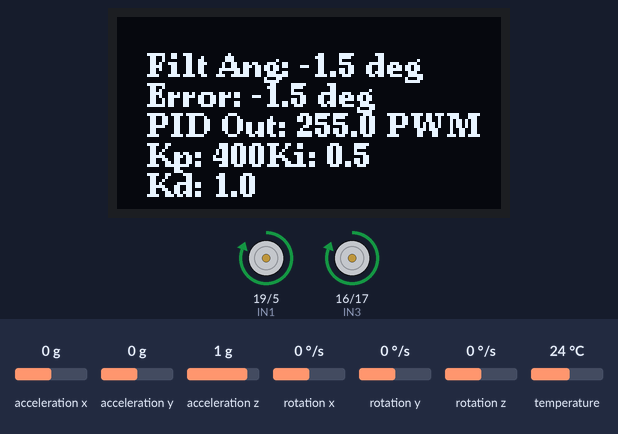
The sketch below on a simulated Arduino Uno, built with avr-gcc and run on an emulated ATmega328P. Parts: 128×64 one-colour display, motor-driver pin pairs drawn as motors (green arrow = first pin HIGH = forward, orange = second pin HIGH = backward, longer = more drive, scaled by the enable pin). The inputs (shaded band) are chosen by the test bench; at power-on: acceleration x 0 g, rotation y 0 °/s, acceleration z 1 g, acceleration y 0 g, rotation x 0 °/s, rotation z 0 °/s, temperature 24 °C. What the sketch prints to the serial monitor is not drawn.

Above: at 1.2 s.
1.3 s: acceleration x set to 0.2 g
At 1.64 s:
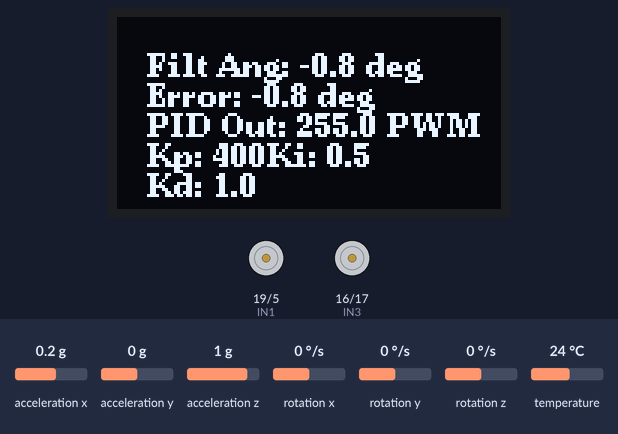
3.5 s: rotation y set to -192 °/s
At 4.9 s:
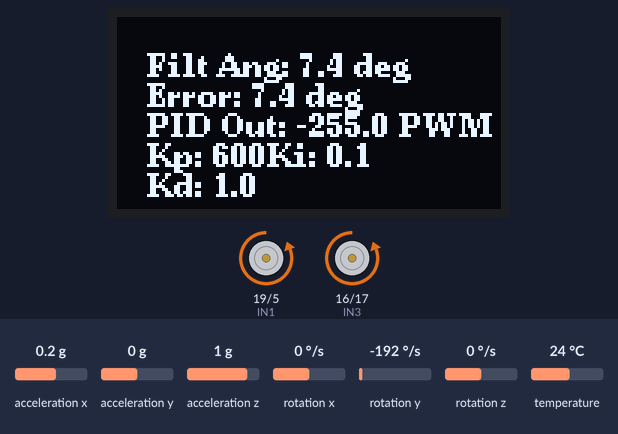
5.4 s: acceleration z set to -1.4 g
At 5.73 s:
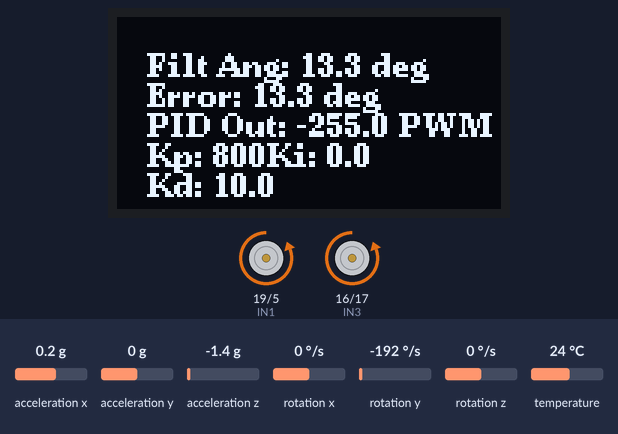
7.1 s: acceleration x set to -1.4 g
At 9.36 s:
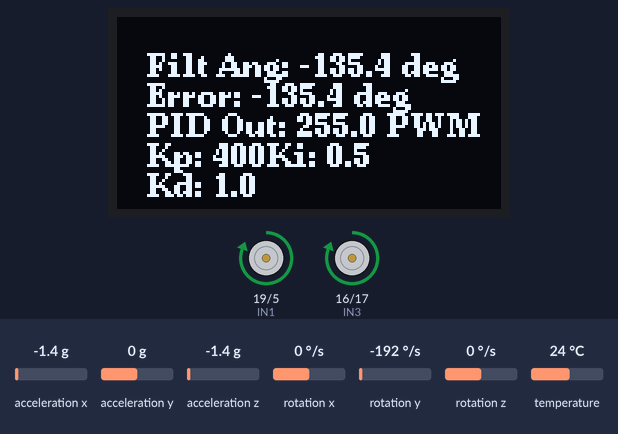
Timing chart, 0 to 9.7 s (numbered marks = the images above; inputs shaded):
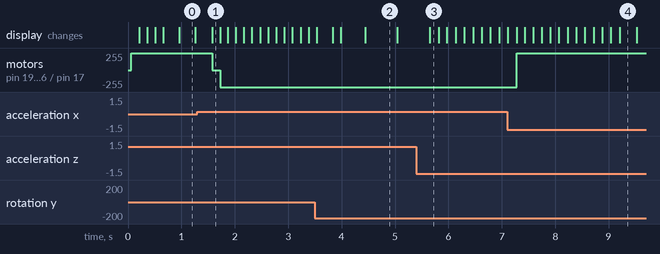

The sketch:

fuzzy.ino
```cpp
#include <Wire.h>
#include <Adafruit_MPU6050.h>
#include <U8g2lib.h>
#include <SimpleKalmanFilter.h> // Thư viện Kalman
#include <PID_v1.h>  // Thêm thư viện PID_v1.h


//////////////////////////////////////////////////////////////////////////////////////////////////////////////////////////////////////////////////////////////////
//////////////////////////////////////////////////////////////////////////////////////////////////////////////////////////////////////////////////////////////////
//////////////////////////////////////////////////////////////////////////////////////////////////////////////////////////////////////////////////////////////////
//////////////////////////////////////////////////////////////////////////////////////////////////////////////////////////////////////////////////////////////////
//////////////////////////////////////////////////////////////////////////////////////////////////////////////////////////////////////////////////////////////////
//////////////////////////////////////////////////////////////////////////////////////////////////////////////////////////////////////////////////////////////////

Adafruit_MPU6050 mpu; // Khởi tạo đối tượng MPU6050

//****************************************************************************************************************************************************************

// Khởi tạo màn hình OLED sử dụng U8g2lib
U8G2_SSD1306_128X64_NONAME_F_HW_I2C u8g2(U8G2_R0, /* reset=*/ U8X8_PIN_NONE, /* clock=*/ 22, /* data=*/ 21);

//****************************************************************************************************************************************************************

//OFFSET của Acc X và Acc Y
float offsetAccX = 0.31;
float offsetAccY = -0.38;
float accX, accY;

//****************************************************************************************************************************************************************

// Biến để tính toán thời gian trôi qua
unsigned long lastTime = 0;  // Thời gian của lần đọc trước
float dt = 0.0;  // Thời gian trôi qua (delta time)

//****************************************************************************************************************************************************************
//setpoint
double OGN_setpoint = 0;  // Góc hiện tại và góc mong muốn
double setpoint = OGN_setpoint;  // Góc hiện tại và góc mong muốn
double Error;

//****************************************************************************************************************************************************************

// Khai báo các tham số PID
double Kp, Ki , Kd; // 255-17
double input, output;
// Tạo đối tượng PID
PID myPID(&input, &output, &setpoint, Kp, Ki, Kd, DIRECT);

//****************************************************************************************************************************************************************

// Biến tính toán
SimpleKalmanFilter kalmanFilter(2, 2, 0.036); // Khởi tạo Kalman Filter (measurement noise, process noise, dt)
float angleAcc;     // Góc nghiêng tính từ gia tốc kế
float angleGyro = 0; // Góc nghiêng tính từ con quay hồi chuyển
float angleFiltered; // Góc nghiêng sau khi lọc Kalman

//****************************************************************************************************************************************************************

// Khai báo các chân điều khiển động cơ
const int ENA = 18;  // PWM điều khiển tốc độ động cơ 1
const int IN1 = 19;  // Điều khiển chiều quay động cơ 1
const int IN2 = 5;   // Điều khiển chiều quay động cơ 1
const int ENB = 4;   // PWM điều khiển tốc độ động cơ 2
const int IN3 = 16;  // Điều khiển chiều quay động cơ 2
const int IN4 = 17;  // Điều khiển chiều quay động cơ 2

//****************************************************************************************************************************************************************

// Define fuzzy sets for error and change in error
float previousError; // Previous error
float deltaError; // Change in error

//****************************************************************************************************************************************************************

// Fuzzy membership functions (example)
float fuzzyKp(float Error) {
    if (Error > 10) return 800; // High error
    else if (Error > 5) return 600; // Medium error
    else return 400; // Low error
}

float fuzzyKi(float Error) {
    if (Error > 10) return 0; // No integral action
    else if (Error > 5) return 0.1; // Small integral action
    else return 0.5; // Larger integral action
}

float fuzzyKd(float deltaError) {
    if (deltaError > 5) return 10; // High change in error
    else if (deltaError > 2) return 5; // Medium change in error
    else return 1; // Low change in error
}

//////////////////////////////////////////////////////////////////////////////////////////////////////////////////////////////////////////////////////////////////
//////////////////////////////////////////////////////////////////////////////////////////////////////////////////////////////////////////////////////////////////
//////////////////////////////////////////////////////////////////////////////////////////////////////////////////////////////////////////////////////////////////
//////////////////////////////////////////////////////////////////////////////////////////////////////////////////////////////////////////////////////////////////
//////////////////////////////////////////////////////////////////////////////////////////////////////////////////////////////////////////////////////////////////
//////////////////////////////////////////////////////////////////////////////////////////////////////////////////////////////////////////////////////////////////

void setup()
{
    Serial.begin(115200); // Khởi tạo giao tiếp Serial

    // Khởi tạo màn hình OLED
    u8g2.begin();

    // Kiểm tra cảm biến MPU6050
    if (!mpu.begin())
    {
        Serial.println(F("MPU6050 không kết nối"));
        while (1); // Dừng chương trình nếu không kết nối được với MPU6050
    }

    u8g2.clearBuffer();
    u8g2.setFont(u8g2_font_ncenB08_tr);
    u8g2.sendBuffer();

    lastTime = millis(); // Khởi tạo thời gian ban đầu

    // Khởi tạo chân điều khiển động cơ
    pinMode(ENA, OUTPUT);
    pinMode(IN1, OUTPUT);
    pinMode(IN2, OUTPUT);
    pinMode(ENB, OUTPUT);
    pinMode(IN3, OUTPUT);
    pinMode(IN4, OUTPUT);
    analogWrite(ENA, 0);
    analogWrite(ENB, 0);

    // Khởi tạo PID
    myPID.SetMode(AUTOMATIC);
    myPID.SetSampleTime(dt);
    myPID.SetOutputLimits(-255, 255);  // Giới hạn tốc độ động cơ trong khoảng -255 đến 255
}

//////////////////////////////////////////////////////////////////////////////////////////////////////////////////////////////////////////////////////////////////
//////////////////////////////////////////////////////////////////////////////////////////////////////////////////////////////////////////////////////////////////
//////////////////////////////////////////////////////////////////////////////////////////////////////////////////////////////////////////////////////////////////
//////////////////////////////////////////////////////////////////////////////////////////////////////////////////////////////////////////////////////////////////
//////////////////////////////////////////////////////////////////////////////////////////////////////////////////////////////////////////////////////////////////
//////////////////////////////////////////////////////////////////////////////////////////////////////////////////////////////////////////////////////////////////

void readMPU6050(sensors_event_t &a, sensors_event_t &g, sensors_event_t &temp)
{
    mpu.getEvent(&a, &g, &temp);  // Đọc dữ liệu cảm biến

    accX = a.acceleration.x - offsetAccX;


    // Tính góc từ gia tốc kế và con quay hồi chuyển
    angleAcc = atan2(accX, a.acceleration.z) * 180.0 / PI;  // Góc từ gia tốc kế

    float gyroRate = g.gyro.y * 180 / PI;


    static float lastAngle;
    float angle = 0.2 * (lastAngle + gyroRate * 0.036) + 0.8 * angleAcc;
    lastAngle = angle;


    // Lọc góc bằng Kalman Filter
    angleFiltered = kalmanFilter.updateEstimate(angle);  // Sử dụng phương thức updateEstimate() của Kalman Filter

    // Cập nhật đầu vào PID (góc hiện tại)
    input = angleFiltered;
    Error = angleFiltered - setpoint;

    // In ra giá trị của input, output, và setpoint để kiểm tra
    Serial.print("\nInput: "); Serial.print(input);
    Serial.print("\nSetpoint: "); Serial.print(setpoint);
    Serial.print("\nError: "); Serial.print(Error);
}

//////////////////////////////////////////////////////////////////////////////////////////////////////////////////////////////////////////////////////////////////

void displayDataOnOLED()
{
    u8g2.clearBuffer(); // Xóa bộ đệm màn hình

    // Hiển thị góc nghiêng sau khi lọc


    // Hiển thị góc từ các nguồn
    u8g2.setCursor(10, 100);
    u8g2.print(F("Acc Ang: "));
    u8g2.print(angleAcc, 1);
    u8g2.print(F(" deg"));

    u8g2.setCursor(10, 20);
    u8g2.print(F("Filt Ang: "));
    u8g2.print(angleFiltered, 1);
    u8g2.print(F(" deg"));

    u8g2.setCursor(10, 30);
    u8g2.print(F("Error: "));
    u8g2.print(Error, 1);
    u8g2.print(F(" deg"));

    u8g2.setCursor(10, 40);
    u8g2.print(F("PID Out: "));
    u8g2.print(output, 1);
    u8g2.print(F(" PWM"));


    u8g2.setCursor(10, 50);
    u8g2.print(F("Kp: "));
    u8g2.print(Kp, 1);

    u8g2.setCursor(50, 50);
    u8g2.print(F("Ki: "));
    u8g2.print(Ki, 1);

    u8g2.setCursor(10, 60);
    u8g2.print(F("Kd: "));
    u8g2.print(Kd, 1);

    u8g2.sendBuffer(); // Cập nhật màn hình
}

//////////////////////////////////////////////////////////////////////////////////////////////////////////////////////////////////////////////////////////////////

void displayDataOnSerial()
{
    Serial.print("Filtered Angle: ");
    Serial.print(angleFiltered);
    Serial.println(" deg");

    Serial.print("Acc Angle: ");
    Serial.print(angleAcc);
    Serial.println(" deg");

}

//////////////////////////////////////////////////////////////////////////////////////////////////////////////////////////////////////////////////////////////////

// Hàm tính toán PID và điều khiển động cơ
void computePID() {


    // Calculate the change in error
    deltaError = Error - previousError;

    // Adjust PID parameters using fuzzy logic
    Kp = fuzzyKp(Error);
    Ki = fuzzyKi(Error);
    Kd = fuzzyKd(deltaError);

    // Update the PID controller with new parameters
    myPID.SetTunings(Kp, Ki, Kd);

    // Compute the PID output
    myPID.Compute();

    // Update previous error for the next iteration
    previousError = Error;
}
//////////////////////////////////////////////////////////////////////////////////////////////////////////////////////////////////////////////////////////////////
// Hàm điều khiển động cơ
void control() {
  // In ra giá trị PID output
  Serial.print("PID Output: "); Serial.println(output);

  if (output > 0) {
    analogWrite(ENA, output);
    digitalWrite(IN1, HIGH);
    digitalWrite(IN2, LOW);

    analogWrite(ENB, output);
    digitalWrite(IN3, HIGH);
    digitalWrite(IN4, LOW);
  } else {
    analogWrite(ENA, -output);
    digitalWrite(IN1, LOW);
    digitalWrite(IN2, HIGH);

    analogWrite(ENB, -output);
    digitalWrite(IN3, LOW);
    digitalWrite(IN4, HIGH);
  }

}

//////////////////////////////////////////////////////////////////////////////////////////////////////////////////////////////////////////////////////////////////
//////////////////////////////////////////////////////////////////////////////////////////////////////////////////////////////////////////////////////////////////
//////////////////////////////////////////////////////////////////////////////////////////////////////////////////////////////////////////////////////////////////
//////////////////////////////////////////////////////////////////////////////////////////////////////////////////////////////////////////////////////////////////
//////////////////////////////////////////////////////////////////////////////////////////////////////////////////////////////////////////////////////////////////
//////////////////////////////////////////////////////////////////////////////////////////////////////////////////////////////////////////////////////////////////

void loop()
{
    unsigned long currentMillis = millis();
    dt = (currentMillis - lastTime); // Tính toán thời gian trôi qua (s)

    sensors_event_t a, g, temp;

    // Gọi các hàm để thực hiện các nhiệm vụ cụ thể
    readMPU6050(a, g, temp);      // Đọc dữ liệu cảm biến và tính toán góc
    Serial.print("X: "); Serial.print(a.acceleration.x); Serial.print(" m/s^2 ");
    Serial.print("\ndt: "); Serial.print(dt); Serial.print(" ms \n");
    computePID();  // Tính toán PID và điều khiển động cơ
    control();
    displayDataOnOLED();          // Hiển thị dữ liệu lên OLED
    displayDataOnSerial();        // Hiển thị dữ liệu lên Serial

    lastTime = currentMillis; // Cập nhật thời gian đọc mới nhất

}
```

Measured:
- the behaviour switches between 0 and 0.1 g on acceleration x (found by bisection; images 0 and 1)
- after the input at 1.3 s, motor on pin 19 (IN1) / pin 5 (IN2), motor on pin 16 (IN3) / pin 17 (IN4): forward 255/255 → stopped after 0.27 s, → backward 255/255 0.15 s later; the display: changes after 0.27 s (image 1)
- after the input at 5.4 s, the display: changes after 0.25 s (image 3)
- after the input at 7.1 s, motor on pin 19 (IN1) / pin 5 (IN2), motor on pin 16 (IN3) / pin 17 (IN4): backward 255/255 → forward 255/255 after 0.18 s
- what the display in image 2 shows lasts 0.6 s, from 4.4 s to 5.0 s
